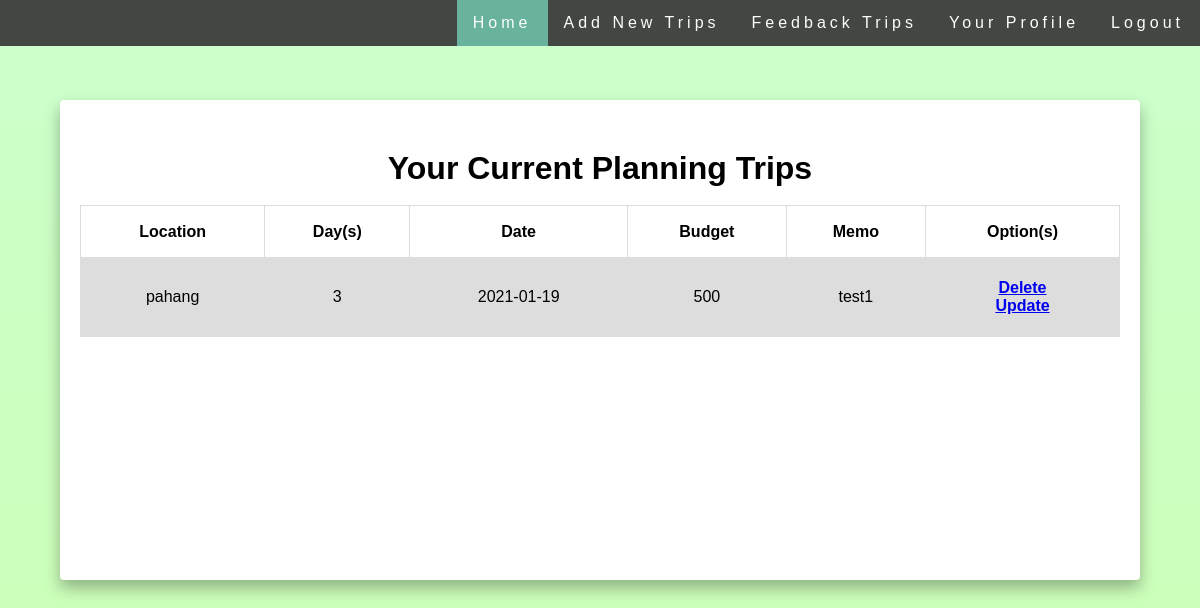
The page /mainpage.php?email=nabihah@gmail.com&name=nabihah (signed in) on the database its author committed.
### tables this page shows
CREATE TABLE `trips` (
  `id` int(100) NOT NULL,
  `location` varchar(100) NOT NULL,
  `date` date DEFAULT NULL,
  `day` varchar(10) NOT NULL,
  `budget` varchar(50) NOT NULL,
  `memo` varchar(255) NOT NULL,
  `email` varchar(100) NOT NULL
);

### mainpage.php (the view, shortened to what this page needs)
<?php
include_once("dbconnect.php");
$name = $_GET['name'];
$email = $_GET['email'];
echo "<div class='navbar'>";
echo "<ul>
      <li><a href='login.html'>Logout</a></li>
      <li><a href='profile.php?email=".$email."&name=".$name."' >Your Profile</a></li>
      <li><a href='feedbackpage.php?email=".$email."&name=".$name."'>Feedback Trips</a></li>
      <li><a href='addplan.php?email=".$email."&name=".$name."'>Add New Trips</a></li>
      <li><a class='active' href='mainpage.php?email=".$email."&name=".$name."'>Home</a></li>
      </ul>";
echo "</div>";
  if (isset($_SESSION["email"])){
    try {
        $sql = "SELECT * FROM trips WHERE email = '$email'";
        $stmt = $conn->prepare($sql );
        $stmt->execute();
        $trips = $stmt->fetchAll();
        echo "<div class='tableplan'>";
        echo "<p><h1 align='center'>Your Current Planning Trips</h1></p><br>";
        echo "<table border='1' align='center'>
        <tr>
          <th>Location</th>
          <th>Day(s)</th>
          <th>Date</th>
          <th>Budget</th>
          <th>Memo</th>
          <th>Option(s)</th>
        </tr>";
        echo "</div>";
        foreach($trips as $trips) {
            echo "<tr>";
            echo "<td>".$trips['location']."</td>";
            echo "<td>".$trips['day']."</td>";
            echo "<td>".$trips['date']."</td>";
            echo "<td>".$trips['budget']."</td>";
            echo "<td>".$trips['memo']."</td>";
            echo "<td><a href='mainpage.php?email=".$email."&name=".$name."&id=".$trips['id']."
            &options=del' onclick= 'return confirm(\"Delete. Are your sure?\");'><b>Delete<b></a><br>
            <a href='updateplan.php?email=".$email."&name=".$name."&id=".$trips['id']."
            &location=".$trips['location']."&day=".$trips['day']."&date=".$trips['date']."&budget=".$trips['budget']."&memo=".$trips['memo']."'><b>Update<b></a></td>";
            echo "</tr>";
        }
    } catch(PDOException $e) {
      echo $sql . "<br>" . $e->getMessage();
    }
      }else{
        echo "<script> alert('Session Expired!!!')</script>";
        echo "<script> window.location.replace('login.html') </script>;";
      }
?>
<!DOCTYPE html>
<html lang="en">
<head>
<body>
</body>
</html>

### mainpage.php (style rules this page uses)
* { margin: 0; padding: 0; box-sizing: border-box; font-family: 'Poppins', sans-serif; }
body { background: -webkit-linear-gradient(bottom, #CCFF99, #CCFFCC); min-height: 200vh; }
ul { list-style-type: none; margin: 0; padding: 0; overflow: hidden; background-color: #333; position: fixed; top: 0; width: 100%; }
li { float: right; }
li a { display: block; color: white; text-align: center; padding: 14px 16px; text-decoration: none; }
.active { background-color: #5daa99; }
table { font-family: arial, sans-serif; border-collapse: collapse; margin-left: auto; margin-right: auto; }
td, th { border: 1px solid #dddddd; text-align: left; padding: 8px; text-align : center; }
tr:nth-child(even) { background-color: #dddddd; }
.navbar { margin-bottom: 0; background-color: #2d2d30; border: 0; letter-spacing: 4px; opacity: 0.9; }
h1 { margin-top:30px; }
.container form, .tableplan table, .tableprofile table { width: 100%; height: 30%; padding: 20px; background: white; border-radius: 4px; }
.tableplan { margin: 100px auto; width: 90%; max-width: 100%; height: 30%; padding: 20px; background: white; border-radius: 4px; box-shadow: 0 8px 16px rgba(0, 0, 0, .3); }

### rows shown on the page
trips: location "pahang", day "3", date "2021-01-19", budget "500", memo "test1"
